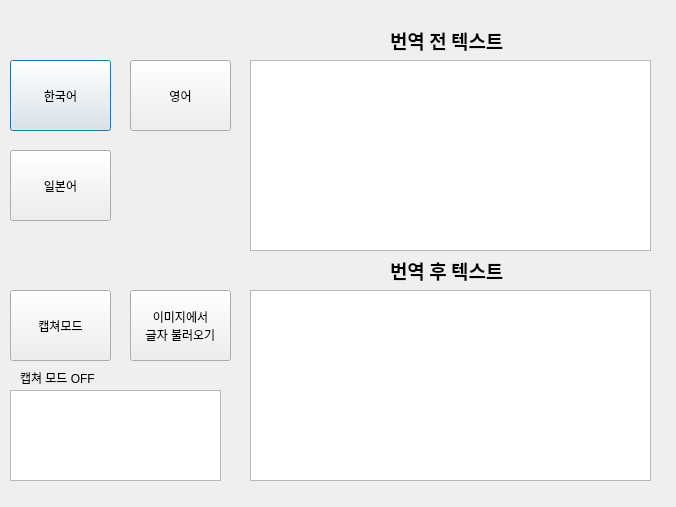
<?xml version="1.0" encoding="UTF-8"?>
<ui version="4.0">
 <class>CaptureTranslater</class>
 <widget class="QDialog" name="CaptureTranslater">
  <property name="geometry">
   <rect>
    <x>0</x>
    <y>0</y>
    <width>676</width>
    <height>507</height>
   </rect>
  </property>
  <property name="windowTitle">
   <string>Dialog</string>
  </property>
  <widget class="QPushButton" name="toLangKor">
   <property name="geometry">
    <rect>
     <x>10</x>
     <y>60</y>
     <width>101</width>
     <height>71</height>
    </rect>
   </property>
   <property name="cursor">
    <cursorShape>ArrowCursor</cursorShape>
   </property>
   <property name="text">
    <string>한국어</string>
   </property>
  </widget>
  <widget class="QPushButton" name="toLangEng">
   <property name="geometry">
    <rect>
     <x>130</x>
     <y>60</y>
     <width>101</width>
     <height>71</height>
    </rect>
   </property>
   <property name="cursor">
    <cursorShape>ArrowCursor</cursorShape>
   </property>
   <property name="text">
    <string>영어</string>
   </property>
  </widget>
  <widget class="QPushButton" name="toLangJpn">
   <property name="geometry">
    <rect>
     <x>10</x>
     <y>150</y>
     <width>101</width>
     <height>71</height>
    </rect>
   </property>
   <property name="cursor">
    <cursorShape>ArrowCursor</cursorShape>
   </property>
   <property name="text">
    <string>일본어</string>
   </property>
  </widget>
  <widget class="QTextEdit" name="asdf2">
   <property name="geometry">
    <rect>
     <x>250</x>
     <y>60</y>
     <width>401</width>
     <height>191</height>
    </rect>
   </property>
  </widget>
  <widget class="QPushButton" name="captureButton">
   <property name="geometry">
    <rect>
     <x>10</x>
     <y>290</y>
     <width>101</width>
     <height>71</height>
    </rect>
   </property>
   <property name="cursor">
    <cursorShape>OpenHandCursor</cursorShape>
   </property>
   <property name="text">
    <string>캡쳐모드</string>
   </property>
  </widget>
  <widget class="QTextEdit" name="asdf2_2">
   <property name="geometry">
    <rect>
     <x>250</x>
     <y>290</y>
     <width>401</width>
     <height>191</height>
    </rect>
   </property>
  </widget>
  <widget class="QLabel" name="captureLabel">
   <property name="geometry">
    <rect>
     <x>20</x>
     <y>370</y>
     <width>81</width>
     <height>16</height>
    </rect>
   </property>
   <property name="text">
    <string>캡쳐 모드 OFF</string>
   </property>
  </widget>
  <widget class="QTextEdit" name="alert">
   <property name="geometry">
    <rect>
     <x>10</x>
     <y>390</y>
     <width>211</width>
     <height>91</height>
    </rect>
   </property>
  </widget>
  <widget class="QPushButton" name="LoadButton">
   <property name="geometry">
    <rect>
     <x>130</x>
     <y>290</y>
     <width>101</width>
     <height>71</height>
    </rect>
   </property>
   <property name="cursor">
    <cursorShape>OpenHandCursor</cursorShape>
   </property>
   <property name="text">
    <string>이미지에서
글자 불러오기</string>
   </property>
  </widget>
  <widget class="QLabel" name="captureLabel_2">
   <property name="geometry">
    <rect>
     <x>390</x>
     <y>30</y>
     <width>121</width>
     <height>21</height>
    </rect>
   </property>
   <property name="font">
    <font>
     <family>나눔고딕 ExtraBold</family>
     <pointsize>14</pointsize>
     <weight>75</weight>
     <bold>true</bold>
    </font>
   </property>
   <property name="text">
    <string>번역 전 텍스트</string>
   </property>
  </widget>
  <widget class="QLabel" name="captureLabel_3">
   <property name="geometry">
    <rect>
     <x>390</x>
     <y>260</y>
     <width>121</width>
     <height>21</height>
    </rect>
   </property>
   <property name="font">
    <font>
     <family>나눔고딕 ExtraBold</family>
     <pointsize>14</pointsize>
     <weight>75</weight>
     <bold>true</bold>
    </font>
   </property>
   <property name="text">
    <string>번역 후 텍스트</string>
   </property>
  </widget>
 </widget>
 <resources/>
 <connections/>
</ui>
